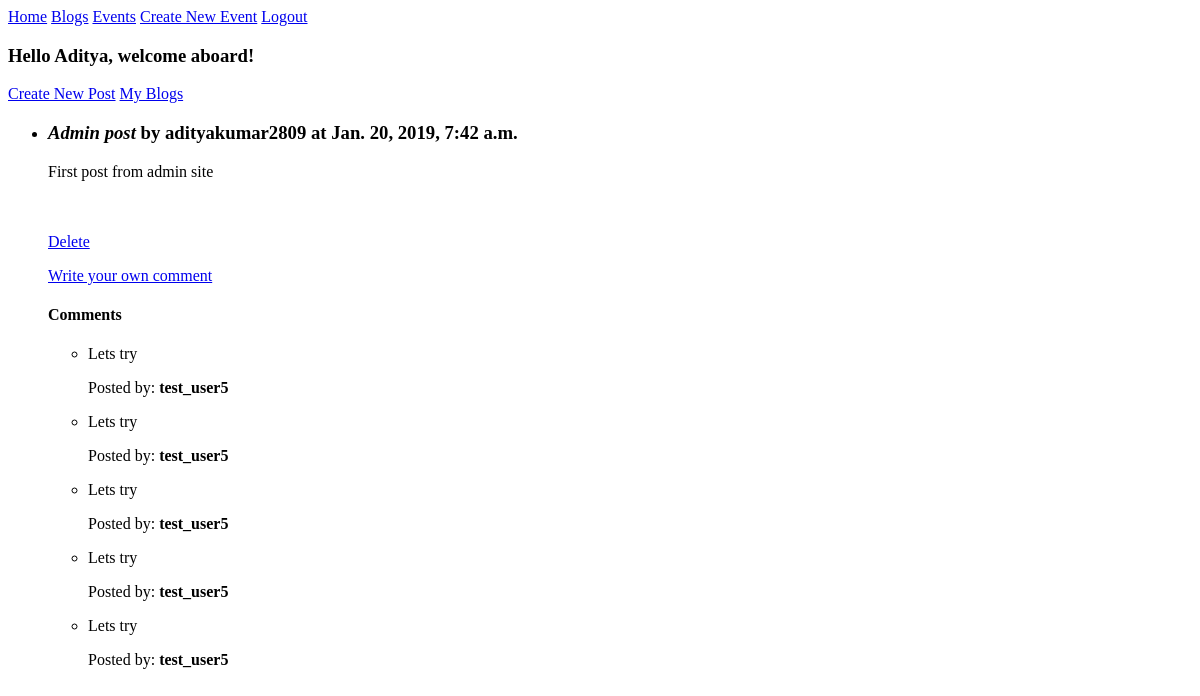
Page /blog/by/adityakumar2809/6/ (signed in) on the earlier database version.
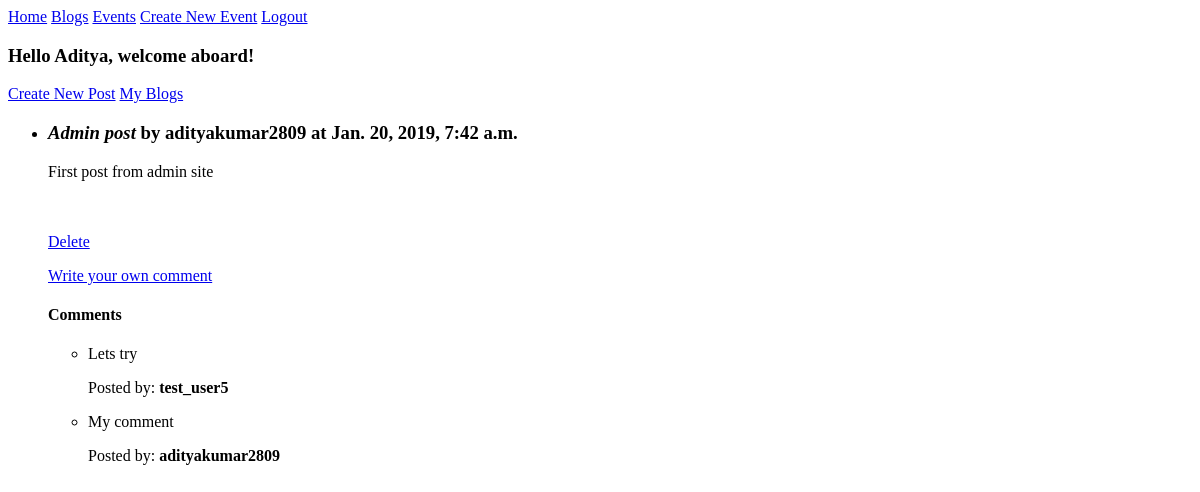
Same page on the later database version.
### blog/models.py (models this page shows, shortened)
class Comment(models.Model):
    post = models.ForeignKey('blog.Post', related_name='comments', on_delete=models.CASCADE)
    author = models.CharField(max_length=100)
    text = models.TextField()
    created_date = models.DateTimeField(auto_now=True)

### blog/views.py (the view)
# urls.py: re_path(r"by/(?P<username>[-\w]+)/(?P<pk>\d+)/$",views.PostDetail.as_view(),name="single"),
class PostDetail(LoginRequiredMixin,generic.DetailView):
    model = models.Post
    def get_queryset(self):
        queryset = super().get_queryset()
        return queryset.filter(
            user__username__iexact=self.kwargs.get("username")
        )

### blog/templates/blog/post_detail.html
{% extends "blog/blog_base.html" %}
{% block prepost %}
	<a href="{% url 'blog:create' %}">Create New Post</a>
	<a href="{% url 'blog:for_user' username=user.username %}">My Blogs</a>
{% endblock %}
{% block post_content %}
	<ul>
			<li>
	  			{% include "blog/_blog_detail.html" %}
	  		</li>
	</ul>
{% endblock %}

### blog/templates/blog/_blog_detail.html
<h3><em>{{ post.title }}</em> by {{post.user.username}} at {{post.created_at}}</h3>
<p>{{post.message}}</p>
<br>
<br>
{% if user.is_authenticated and post.user == user and not hide_delete %}
	<a href="{% url 'blog:delete' pk=post.pk %}" title="delete">Delete</a>
{% endif %}
<p><a href="{% url 'blog:add_comment_to_post' pk=post.pk %}">Write your own comment</a></p>
<h4>Comments</h4>
{% for comment in post.comments.all %}
	<ul>
		<li>
			<p>{{ comment.text|safe|linebreaks }}</p>
    		<p>Posted by: <strong>{{ comment.author }}</strong></p>
    	</li>
	</ul>
	{% empty %}
	<p>No comments posted.</p>
{% endfor %}

Differences in the rows shown:
removed Comment: text "Lets try", author "test_user5"
removed Comment: text "Lets try", author "test_user5"
removed Comment: text "Lets try", author "test_user5"
removed Comment: text "Lets try", author "test_user5"
added Comment: text "My comment", author "adityakumar2809"
